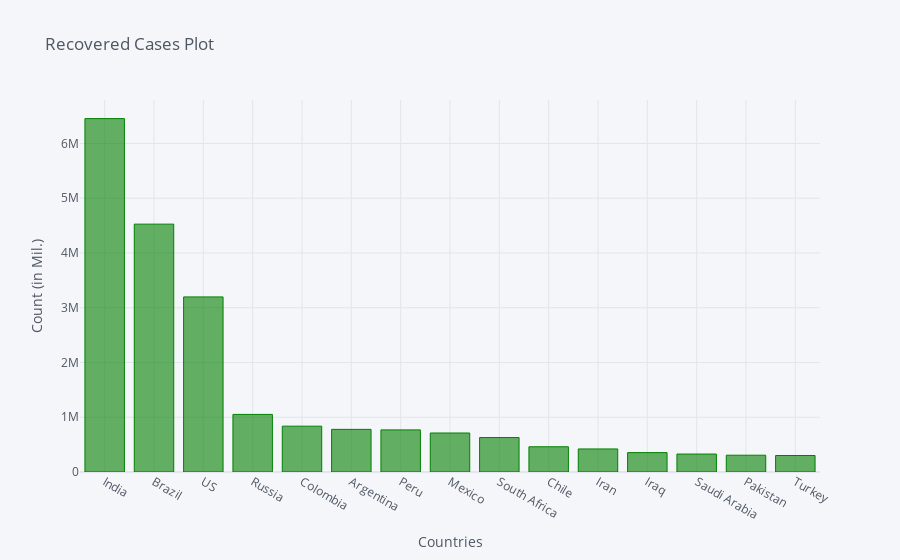

Notebook source saved alongside this figure:
### Code cell
recovered_df2_plot.iplot(kind='bar', x='Country/Region', y='10/16/20',color='green',
                         title='Recovered Cases Plot',xTitle='Countries',yTitle='Count (in Mil.)')

### Figure 1 — Plotly figure (JSON) as saved in the notebook; plotly's stock layout.template omitted (floating-point values rounded to 4 significant figures)
{"data": [{"marker": {"color": "rgba(0, 128, 0, 0.6)", "line": {"color": "rgba(0, 128, 0, 1.0)", "width": 1}}, "name": "10/16/20", "orientation": "v", "text": "", "type": "bar", "x": ["India", "Brazil", "US", "Russia", "Colombia", "Argentina", "Peru", "Mexico", "South Africa", "Chile", "Iran", "Iraq", "Saudi Arabia", "Pakistan", "Turkey"], "y": [6453779, 4526393, 3197539, 1051780, 837001, 778501, 769077, 712250, 629260, 461097, 420910, 353962, 327795, 306640, 301098]}], "layout": {"legend": {"bgcolor": "#F5F6F9", "font": {"color": "#4D5663"}}, "paper_bgcolor": "#F5F6F9", "plot_bgcolor": "#F5F6F9", "title": {"font": {"color": "#4D5663"}, "text": "Recovered Cases Plot"}, "xaxis": {"gridcolor": "#E1E5ED", "showgrid": true, "tickfont": {"color": "#4D5663"}, "title": {"font": {"color": "#4D5663"}, "text": "Countries"}, "zerolinecolor": "#E1E5ED"}, "yaxis": {"gridcolor": "#E1E5ED", "showgrid": true, "tickfont": {"color": "#4D5663"}, "title": {"font": {"color": "#4D5663"}, "text": "Count (in Mil.)"}, "zerolinecolor": "#E1E5ED"}}}
